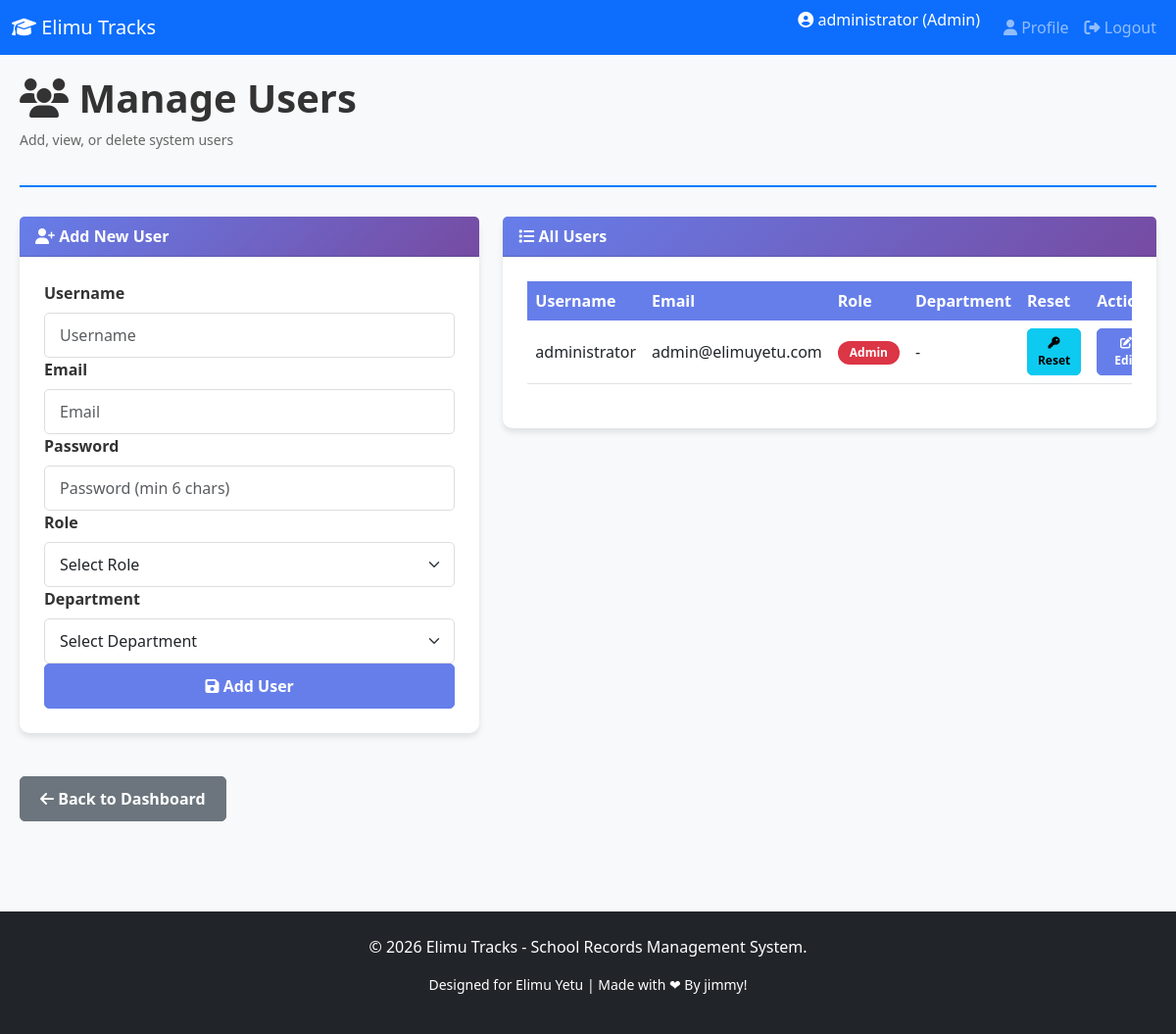
The page /admin/users.php (signed in) on the database its author committed.
### tables this page shows
CREATE TABLE `users` (
  `id` int(11) NOT NULL,
  `username` varchar(50) NOT NULL,
  `email` varchar(100) NOT NULL,
  `password` varchar(255) NOT NULL,
  `role` enum('admin','teacher','kitchen') NOT NULL DEFAULT 'teacher',
  `department_id` int(11) DEFAULT NULL,
  `is_super_admin` tinyint(1) NOT NULL DEFAULT 0,
  `created_at` timestamp NOT NULL DEFAULT current_timestamp()
);

### admin/users.php (the view, shortened to what this page needs)
<?php
require_once(__DIR__ . '/../includes/header.php');
if (isSuperAdmin()) {
    $users = $conn->query("
        SELECT u.*, d.name as department_name
        FROM users u
        LEFT JOIN departments d ON u.department_id = d.id
        ORDER BY u.created_at DESC
    ");
} else {
    $users = $conn->query("
        SELECT u.*, d.name as department_name
        FROM users u
        LEFT JOIN departments d ON u.department_id = d.id
        WHERE u.is_super_admin = 0
        ORDER BY u.created_at DESC
    ");
}
?>
<div class="dashboard-container">
    <div class="dashboard-header">
        <h1><i class="fas fa-users"></i> Manage Users</h1>
        <p>Add, view, or delete system users</p>
    </div>
    <div class="row">
        <div class="col-lg-5 col-md-12 col-sm-12">
            <div class="card">
                <div class="card-header">
                    <i class="fas fa-user-plus"></i> Add New User
                </div>
                <div class="card-body">
                    <form method="POST" onsubmit="return validateUserForm()">
                        <div class="form-group">
                            <label for="username">Username</label>
                            <input type="text" class="form-control" id="username" name="username"
                                   placeholder="Username" required>
                        </div>
                        <div class="form-group">
                            <label for="email">Email</label>
                            <input type="email" class="form-control" id="email" name="email"
                                   placeholder="Email" required>
                        </div>
                        <div class="form-group">
                            <label for="password">Password</label>
                            <input type="password" class="form-control" id="password" name="password"
                                   placeholder="Password (min 6 chars)" required>
                        </div>
                        <div class="form-group">
                            <label for="role">Role</label>
                            <select class="form-select" id="role" name="role" required>
                                <option value="">Select Role</option>
                            </select>
                        </div>
                        <div class="form-group">
                            <label for="department_id">Department</label>
                            <select class="form-select" name="department_id">
                                <option value="">Select Department</option>
                            </select>
                        </div>
                        <button type="submit" name="add_user" class="btn btn-primary w-100">
                            <i class="fas fa-save"></i> Add User
                        </button>
                    </form>
                </div>
            </div>
        </div>
        <div class="col-lg-7 col-md-12 col-sm-12">
            <div class="card">
                <div class="card-header">
                    <i class="fas fa-list"></i> All Users
                </div>
                <div class="card-body">
                    <?php if ($users->num_rows > 0): ?>
                        <div class="table-responsive">
                            <table class="table table-hover">
                                <thead>
                                    <tr>
                                        <th>Username</th>
                                        <th>Email</th>
                                        <th>Role</th>
                                        <th>Department</th>
                                        <th>Reset</th>
                                        <th>Actions</th>
                                    </tr>
                                </thead>
                                <tbody>
                                    <?php while ($row = $users->fetch_assoc()): ?>
                                        <tr>
                                            <td><?php echo htmlspecialchars($row['username']); ?></td>
                                            <td><?php echo htmlspecialchars($row['email']); ?></td>
                                            <td>
                                                <span class="badge badge-<?php echo $row['role']; ?>">
                                                    <?php echo ucfirst($row['role']); ?>
                                                </span>
                                            </td>
                                            <td><?php echo $row['department_name'] ? htmlspecialchars($row['department_name']) : '-'; ?></td>
                                            <td>
                                                <form method="POST" style="display: inline;">
                                                    <button type="submit" name="reset_password" class="btn btn-info btn-sm" onclick="return confirm('Generate a new temporary password for this user?')">
                                                        <i class="fas fa-key"></i> Reset
                                                    </button>
                                                </form>
                                            </td>
                                            <td>
                                                <button class="btn btn-primary btn-sm" data-bs-toggle="modal" data-bs-target="#editUserModal<?php echo $row['id']; ?>">
                                                    <i class="fas fa-edit"></i> Edit
                                                </button>
                                            </td>
                                        </tr>
                                    <?php endwhile; ?>
                                </tbody>
                            </table>
                        </div>
                    <?php endif; ?>
                </div>
            </div>
        </div>
    </div>
    <div class="mt-4 mb-4">
        <a href="dashboard.php" class="btn btn-secondary">
            <i class="fas fa-arrow-left"></i> Back to Dashboard
        </a>
    </div>
</div>
<?php require_once(__DIR__ . '/../includes/footer.php'); ?>

### assets/css/style.css (style rules this page uses)
:root { --primary-color: #007bff; --secondary-color: #6c757d; --success-color: #28a745; --danger-color: #dc3545; --warning-color: #ffc107; --info-color: #17a2b8; }
* { margin: 0; padding: 0; box-sizing: border-box; }
body { font-family: 'Segoe UI', Tahoma, Geneva, Verdana, sans-serif; background-color: #f8f9fa; color: #333; }
html, body { height: 100%; }
.dashboard-container { padding: 20px; min-height: calc(100vh - 60px); }
.dashboard-header { margin-bottom: 30px; padding-bottom: 20px; border-bottom: 2px solid #007bff; }
.dashboard-header h1 { color: #333; font-weight: bold; }
.dashboard-header p { color: #666; font-size: 14px; }
.card { border: none; border-radius: 10px; box-shadow: 0 4px 6px rgba(0, 0, 0, 0.1); transition: transform 0.3s ease, box-shadow 0.3s ease; margin-bottom: 20px; }
.card-header { background: linear-gradient(135deg, #667eea 0%, #764ba2 100%); color: white; border-radius: 10px 10px 0 0; font-weight: bold; }
.card-body { padding: 25px; }
.form-group label { font-weight: 600; color: #333; margin-bottom: 8px; }
.form-control, .form-select { border-radius: 5px; border: 1px solid #ddd; padding: 10px 15px; }
.btn { border-radius: 5px; font-weight: 600; padding: 10px 20px; transition: all 0.3s ease; }
.btn-primary { background-color: #667eea; border-color: #667eea; }
.btn-secondary { background-color: #6c757d; border-color: #6c757d; }
table { border-collapse: collapse; }
.table { margin-bottom: 20px; }
.table thead th { background-color: #667eea; color: white; font-weight: bold; border: none; }
.table tbody td { vertical-align: middle; }
.badge { padding: 6px 12px; border-radius: 20px; font-weight: 600; }
.badge-admin { background-color: #dc3545; }
.btn-sm { padding: 5px 10px; font-size: 12px; }

### rows shown on the page
users: username "administrator", email "admin@elimuyetu.com", role "Admin"

### other values the page prints
getCurrentUser() "administrator"
getCurrentRole() "Admin"
